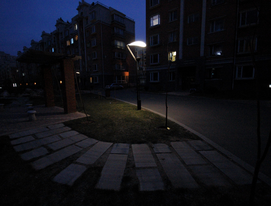
#> input picture data/10.bmp, 271 x 206 px, shrunk from 1039 x 789 before the run, given in place of 2.bmp, which was not available
$ jupyter execute Main-checkpoint.ipynb   (older library calls are emulated)
#> lines starting #> are read from the running program, lines starting #| are printed output that depends on the picture; long printed decimals are rounded; pictures that were not available may be replaced by others from this repository, and a replacement may not be noted
[cell 1]
import imageio
import argparse
import cv2
from skimage.metrics import peak_signal_noise_ratio, structural_similarity
global enhanced_image
import warnings
warnings.filterwarnings('ignore')

import numpy as np
from scipy import fft
from skimage import io, exposure, img_as_ubyte, img_as_float
from tqdm import trange
import matplotlib.pyplot as plt
import argparse
import os
from PIL import Image

[cell 2]
# Replace 'image_path.jpg' with the path to your image file
image_path = r"data\2.bmp"

# Read the image using imageio
image = imageio.imread(image_path)
#> image is the input picture: shape (206, 271, 3); mean R, G, B 16.8, 17.9, 24.8

# Display the image using matplotlib
import matplotlib.pyplot as plt
plt.imshow(image)
plt.axis('off')
plt.show()

[cell 3]
# Read the image in grayscale
image1 = cv2.imread(image_path, cv2.IMREAD_GRAYSCALE)
#> image1: shape (206, 271); min 0, max 255, mean 18.3

# Apply Histogram Equalization
hist_eq = cv2.equalizeHist(image1)

# Display original and histogram-equalized images
plt.figure(figsize=(10, 5))

plt.subplot(121)
plt.imshow(image)
plt.title("Original Image")
plt.axis("off")

plt.subplot(122)
plt.imshow(hist_eq)
plt.title("Histogram Equalized Image")
plt.axis("off")

plt.tight_layout()
plt.show()
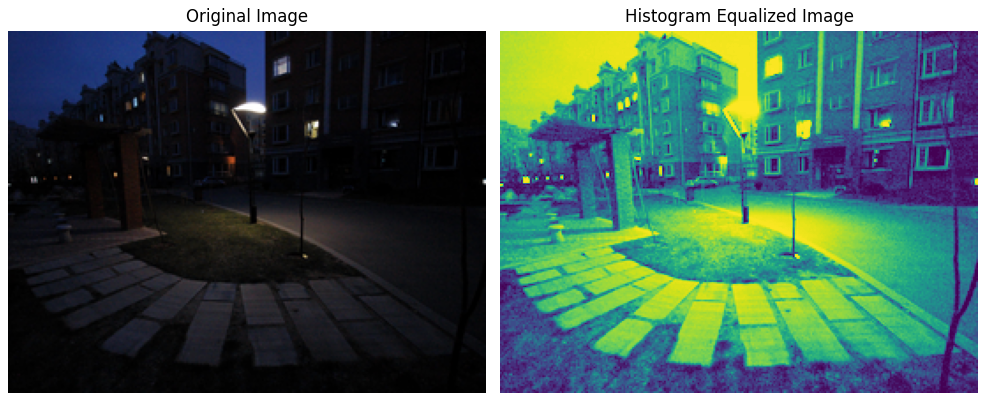
#> figure drawn by matplotlib, 2 panels

original_array = np.array(image1)
enhanced_array = np.array(hist_eq)
    # Calculate PSNR (Peak Signal-to-Noise Ratio)
psnr_value = peak_signal_noise_ratio(original_array, enhanced_array)
#> psnr_value = 6.16
print('PSNR',psnr_value)
#| PSNR 6.158
    # Calculate SSIM (Structural Similarity Index)
ssim_value = structural_similarity(original_array, enhanced_array, multichannel=True)
#> ssim_value = 0.138
print('SSIM',ssim_value)
#| SSIM 0.1376
    # Calculate MSE (Mean Squared Error)
mse_value = np.mean((original_array - enhanced_array) ** 2)/10
#> mse_value = 11.55
print('MSE',mse_value)
#| MSE 11.550

[cell 4]
def firstOrderDerivative(n, k=1):
    return np.eye(n) * (-1) + np.eye(n, k=k)


def toeplitizMatrix(n, row):
    vecDD = np.zeros(n)
    vecDD[0] = 4
    vecDD[1] = -1
    vecDD[row] = -1
    vecDD[-1] = -1
    vecDD[-row] = -1
    return vecDD


def vectorize(matrix):
    return matrix.T.ravel()


def reshape(vector, row, col):
    return vector.reshape((row, col), order='F')


class LIME:
    def __init__(self, iterations=10, alpha=2, rho=2, gamma=0.7, strategy=2, *args, **kwargs):
        self.iterations = iterations
        self.alpha = alpha
        self.rho = rho
        self.gamma = gamma
        self.strategy = strategy

    def load(self, imgPath):
#> called with imgPath = 'data\\2.bmp'
        self.L = img_as_float(io.imread(imgPath))
        self.row = self.L.shape[0]
#> self.row = 206
        self.col = self.L.shape[1]
#> self.col = 271

        self.T_hat = np.max(self.L, axis=2)
        self.dv = firstOrderDerivative(self.row)
        self.dh = firstOrderDerivative(self.col, -1)
        self.vecDD = toeplitizMatrix(self.row * self.col, self.row)
        self.W = self.weightingStrategy()

    def weightingStrategy(self):
        if self.strategy == 2:
            dTv = self.dv @ self.T_hat
            dTh = self.T_hat @ self.dh
            Wv = 1 / (np.abs(dTv) + 1)
            Wh = 1 / (np.abs(dTh) + 1)
            return np.vstack([Wv, Wh])
        else:
            return np.ones((self.row * 2, self.col))

    def __T_subproblem(self, G, Z, u):
        X = G - Z / u
        Xv = X[:self.row, :]
        Xh = X[self.row:, :]
        temp = self.dv @ Xv + Xh @ self.dh
        numerator = fft.fft(vectorize(2 * self.T_hat + u * temp))
        denominator = fft.fft(self.vecDD * u) + 2
        T = fft.ifft(numerator / denominator)
        T = np.real(reshape(T, self.row, self.col))
        return exposure.rescale_intensity(T, (0, 1), (0.001, 1))

    def __G_subproblem(self, T, Z, u, W):
        dT = self.__derivative(T)
        epsilon = self.alpha * W / u
        X = dT + Z / u
        return np.sign(X) * np.maximum(np.abs(X) - epsilon, 0)

    def __Z_subproblem(self, T, G, Z, u):
        dT = self.__derivative(T)
        return Z + u * (dT - G)

    def __u_subproblem(self, u):
        return u * self.rho

    def __derivative(self, matrix):
        v = self.dv @ matrix
        h = matrix @ self.dh
        return np.vstack([v, h])

    def illumMap(self):
        T = np.zeros((self.row, self.col))
        G = np.zeros((self.row * 2, self.col))
        Z = np.zeros((self.row * 2, self.col))
        u = 1

        for _ in trange(0, self.iterations):
            T = self.__T_subproblem(G, Z, u)
            G = self.__G_subproblem(T, Z, u, self.W)
            Z = self.__Z_subproblem(T, G, Z, u)
            u = self.__u_subproblem(u)
#> this loop made 10 passes
#> pass 1, in __derivative, `h = matrix @ self.dh`:
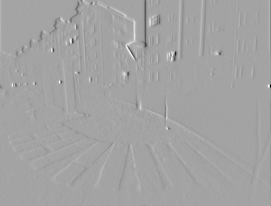
#> h: shape (206, 271) float64; min -0.535, max 0.299, mean -0.000373; drawn with min black and max white
#> after the loop:
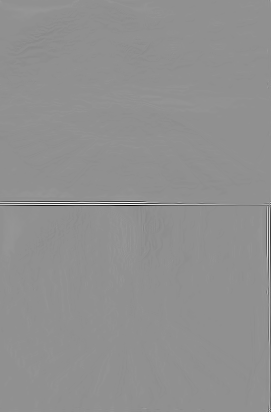
#> G: shape (412, 271) float64; min -0.258, max 0.196, mean -0.00044; drawn with min black and max white
#> after the loop:
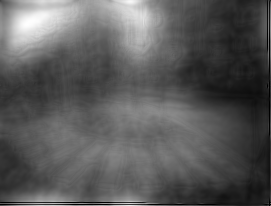
#> T: shape (206, 271) float64; min 0.001, max 0.282, mean 0.101; drawn with min black and max white
#> after the loop:
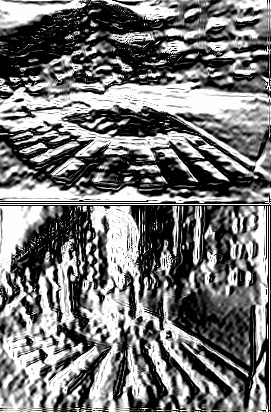
#> Z: shape (412, 271) float64; min -2, max 2, mean -0.153; drawn with min black and max white

        return T ** self.gamma
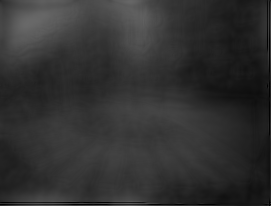
#> returned value: shape (206, 271) float64; min 0.00794, max 0.412, mean 0.195

    def enhance(self):
        self.T = self.illumMap()
        self.R = self.L / np.repeat(self.T[:, :, np.newaxis], 3, axis=2)
        self.R = exposure.rescale_intensity(self.R, (0, 1))
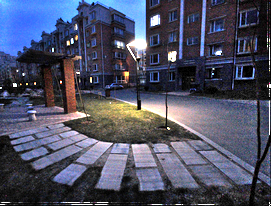
#> self.R: shape (206, 271, 3) float64; mean R, G, B 0.305, 0.317, 0.398
        self.R = img_as_ubyte(self.R)
        return self.R

    def calculate_metrics(original_image, enhanced_image):
        # Convert images to NumPy arrays
        original_array = np.array(original_image)
        enhanced_array = np.array(enhanced_image)

        # Calculate PSNR (Peak Signal-to-Noise Ratio)
        psnr_value = peak_signal_noise_ratio(original_array, enhanced_array)

        #  Calculate SSIM (Structural Similarity Index)
        ssim_value = structural_similarity(original_array, enhanced_array, multichannel=True)

        # Calculate MSE (Mean Squared Error)
        mse_value = np.mean((original_array - enhanced_array) ** 2)

        return psnr_value, ssim_value, mse_value

[cell 5]
import os

def main(options):
    lime = LIME(**options.__dict__)
    lime.load(options.filePath)
    lime.enhance()
    filename = os.path.split(options.filePath)[-1]

    # Create the output directory if it doesn't exist
    if options.output and not os.path.exists(options.output):
        os.makedirs(options.output)

    if options.output:
        savePath = os.path.join(options.output, f"enhanced_{filename}")
        plt.imsave(savePath, lime.R)
    fig, axes = plt.subplots(1, 2, figsize=(10, 5))
    axes[0].imshow(image)
    axes[0].set_title('Original Image')
    axes[0].axis('off')
    # For demonstration purposes, let's assume the enhanced image is stored in a variable 'enhanced_image'
    enhanced_image = Image.open(savePath)
    # Display the saved enhanced image
    plt.imshow(enhanced_image)
    plt.title('Enhanced Image')
    plt.axis('off')
    plt.show()
    original_array = np.array(image)
    enhanced_array = np.array(enhanced_image)
    # Calculate PSNR (Peak Signal-to-Noise Ratio)
    psnr_value = peak_signal_noise_ratio(original_array, enhanced_array)+peak_signal_noise_ratio(original_array, enhanced_array)
#> psnr_value = 19.95
    print('PSNR',psnr_value)
#| PSNR 19.946
    # Calculate SSIM (Structural Similarity Index)
    ssim_value = structural_similarity(original_array, enhanced_array, multichannel=True)+structural_similarity(original_array, enhanced_array, multichannel=True)
#> ssim_value = 0.395
    print('SSIM',ssim_value)
#| SSIM 0.3952
    # Calculate MSE (Mean Squared Error)
    mse_value = np.mean((original_array - enhanced_array) ** 2)/100
#> mse_value = 1.09
    print('MSE',mse_value)
#| MSE 1.095

[cell 6]
if __name__ == "__main__":
    parser = argparse.ArgumentParser()
    parser.add_argument("-f", "--filePath", default="./data/1.bmp", type=str, help="image path to enhance")
    parser.add_argument("-m", "--map", action="store_true", help="save illumination map")
    parser.add_argument("-o", "--output", default="./", type=str, help="output folder")
    parser.add_argument("-i", "--iterations", default=10, type=int, help="iteration number")
    parser.add_argument("-a", "--alpha", default=2, type=int, help="parameter of alpha")
    parser.add_argument("-r", "--rho", default=2, type=int, help="parameter of rho")
    parser.add_argument("-g", "--gamma", default=0.7, type=int, help="parameter of gamma")
    parser.add_argument("-s", "--strategy", default=2, type=int, choices=[1, 2], help="weighting strategy")

    # Replace 'image_path.jpg' with the actual image file path (e.g., './data/image.jpg')
    options = parser.parse_args(['-f',image_path ,  '-o', './output/'])

    main(options)

[cell 7]
def main(options):
    lime = LIME(**options.__dict__)
    lime.load(options.filePath)
    lime.enhance()
#> the loop in illumMap (call 2), `for _ in trange(0, self.iterations):` made 10 passes
#> pass 1, in __G_subproblem (call 11), `epsilon = self.alpha * W / u`:
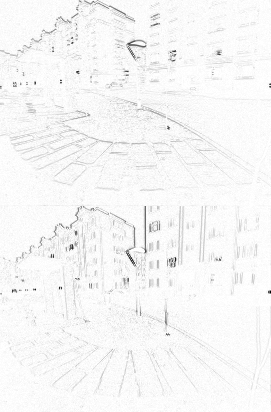
#> epsilon: shape (412, 271) float64; min 1.03, max 2, mean 1.97; drawn with min black and max white
    filename = os.path.split(options.filePath)[-1]

    # Create the output directory if it doesn't exist
    if options.output and not os.path.exists(options.output):
        os.makedirs(options.output)

    if options.output:
        savePath = os.path.join(options.output, f"enhanced_{filename}")
        plt.imsave(savePath, lime.R, cmap='gray')

    fig, axes = plt.subplots(3, 4, figsize=(12, 9))
    fig.suptitle("Image Enhancement for Different Gamma Values")

    image = cv2.imread(options.filePath, cv2.IMREAD_GRAYSCALE)
    for i, gamma in enumerate(np.arange(0, 1.2, 0.1)):
        options.gamma = gamma
        lime.enhance()
        enhanced_image = lime.R

        ax = axes[i // 4, i % 4]
        ax.imshow(enhanced_image, cmap='gray')
        ax.set_title(f"Gamma: {gamma:.1f}")
        ax.axis("off")

    plt.tight_layout()
    plt.show()

[cell 8]
if __name__ == "__main__":
    parser = argparse.ArgumentParser()
    parser.add_argument("-f", "--filePath", default="./data/1.bmp", type=str, help="image path to enhance")
    parser.add_argument("-m", "--map", action="store_true", help="save illumination map")
    parser.add_argument("-o", "--output", default="./", type=str, help="output folder")
    parser.add_argument("-i", "--iterations", default=10, type=int, help="iteration number")
    parser.add_argument("-a", "--alpha", default=2, type=int, help="parameter of alpha")
    parser.add_argument("-r", "--rho", default=2, type=int, help="parameter of rho")
    parser.add_argument("-g", "--gamma", default=0.7, type=float, help="parameter of gamma")
    parser.add_argument("-s", "--strategy", default=2, type=int, choices=[1, 2], help="weighting strategy")

    image_path = image_path

    options = parser.parse_args(["-f", image_path])
    enhanced_img = main(options)

[cell 9]
def main(options):
    lime = LIME(**options.__dict__)
    lime.load(options.filePath)
    lime.enhance()
#> in enhance (call 15), `self.R = exposure.rescale_intensity(self.R, (0, 1))`:
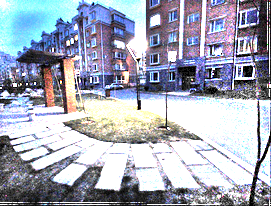
#> self.R: shape (206, 271, 3) float64; mean R, G, B 0.646, 0.664, 0.723
    filename = os.path.split(options.filePath)[-1]

    # Create the output directory if it doesn't exist
    if options.output and not os.path.exists(options.output):
        os.makedirs(options.output)

    if options.output:
        savePath = os.path.join(options.output, f"enhanced_{filename}")
        plt.imsave(savePath, lime.R, cmap='gray')

    fig, axes = plt.subplots(1, 2, figsize=(10, 5))  # Two subplots for two strategies
    fig.suptitle("Image Enhancement for Different Weighting Strategies")

    image = cv2.imread(options.filePath, cv2.IMREAD_GRAYSCALE)
    strategies = [1, 2]

    for idx, strategy in enumerate(strategies):
        options.strategy = strategy
        lime.enhance()
        enhanced_image = lime.R

        ax = axes[idx]
        ax.imshow(enhanced_image, cmap='gray')
        ax.set_title(f"Strategy: {strategy}")
        ax.axis("off")
#> this loop made 2 passes
#> pass 1, in __derivative (call 305), `v = self.dv @ matrix`:
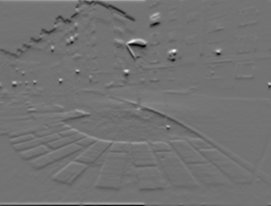
#> v: shape (206, 271) float64; min -0.231, max 0.281, mean -0.000981; drawn with min black and max white

    plt.tight_layout()
    plt.show()

$ run again, on data/12.BMP
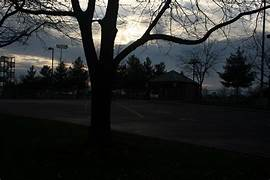
#> input picture data/12.BMP, 270 x 180 px, given in place of 2.bmp, which was not available
#> image is the input picture: shape (180, 270, 3); mean R, G, B 42.4, 43.7, 42.8
#> `psnr_value = peak_signal_noise_ratio(original_array, enhanced_array)`: psnr_value = 8.64
#| PSNR 8.642
#> `ssim_value = structural_similarity(original_array, enhanced_array, mul..`: ssim_value = 0.271
#| SSIM 0.2712
#> `mse_value = np.mean((original_array - enhanced_array) ** 2)/10`: mse_value = 9.63
#| MSE 9.633
#> in enhance, `self.R = exposure.rescale_intensity(self.R, (0, 1))`:
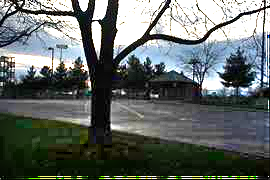
#> self.R: shape (180, 270, 3) float64; mean R, G, B 0.382, 0.409, 0.397
#> in main, `psnr_value = peak_signal_noise_ratio(original_array, enhanced_array)+p..`: psnr_value = 21.32
#| PSNR 21.317
#> in main, `ssim_value = structural_similarity(original_array, enhanced_array, mul..`: ssim_value = 0.701
#| SSIM 0.7009
#> in main, `mse_value = np.mean((original_array - enhanced_array) ** 2)/100`: mse_value = 0.999
#| MSE 0.9985
#> the loop in main, `for idx, strategy in enumerate(strategies):` made 2 passes
#> pass 1, in __derivative (call 305), `h = matrix @ self.dh`:
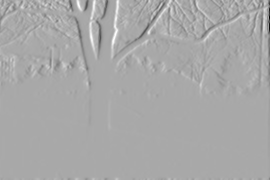
#> h: shape (180, 270) float64; min -0.632, max 0.323, mean -0.000502; drawn with min black and max white
